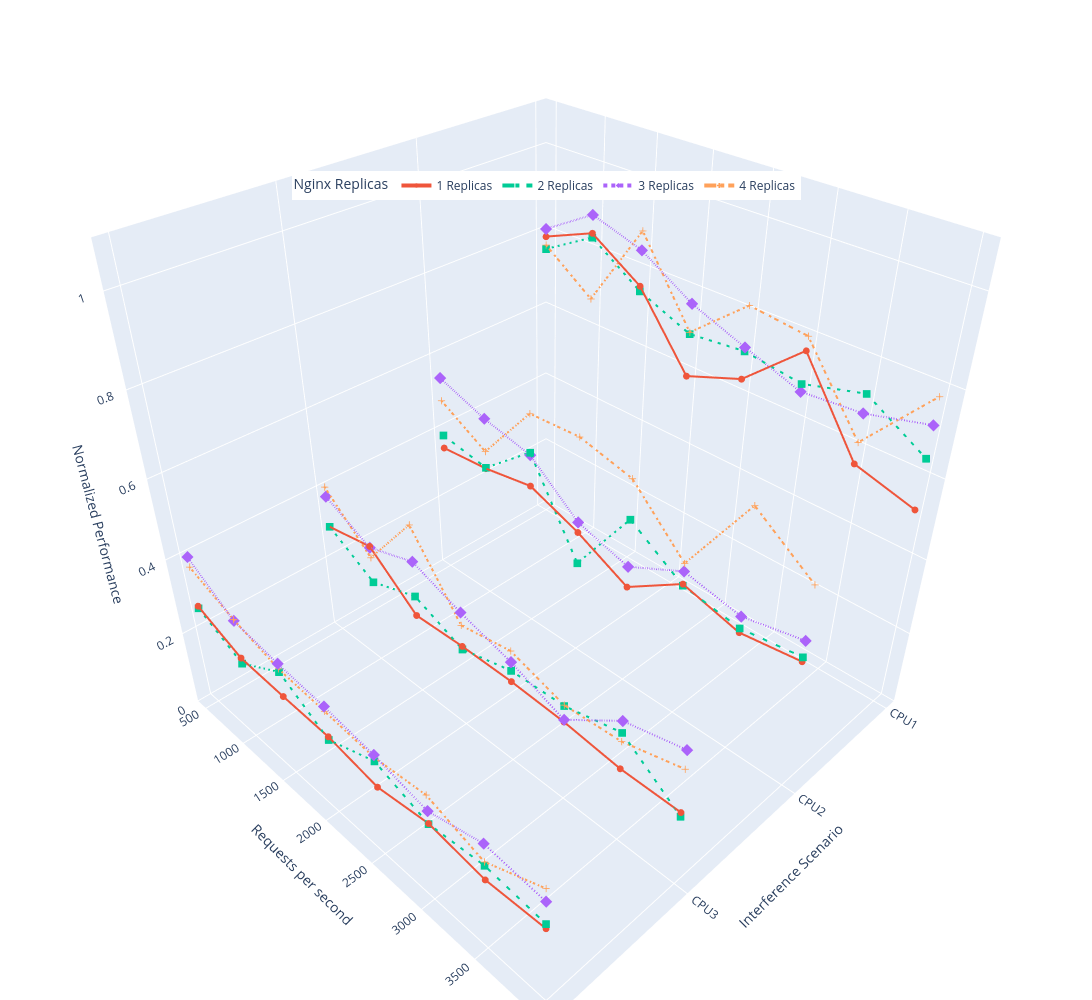

Notebook source saved alongside this figure:
### Code cell
import plotly.graph_objects as go
import pandas as pd
import numpy as np
import plotly.express as px

# 1. Prepare your data
# We'll use 'summary_df' from the previous step. 
# Make sure it only contains the CPU scenarios you want to compare.
plot_df = summary_df[summary_df['Scenario_Label'].str.contains('CPU')].copy()

# 2. Map categorical labels to numbers for the 3D engine
unique_labels = sorted(plot_df['Scenario_Label'].unique())
label_map = {label: i for i, label in enumerate(unique_labels)}
plot_df['Scenario_Idx'] = plot_df['Scenario_Label'].map(label_map)

line_styles = {1: 'solid', 2: 'dash', 3: 'dot', 4: 'dashdot'}
marker_symbols = {1: 'circle', 2: 'square', 3: 'diamond', 4: 'cross'}

# 3. Create the 3D Scatter Plot
# We use Scatter3d because it handles discrete 'Replica' groups well.
fig = go.Figure()

for replica in sorted(plot_df['Replicas'].unique()):
    rep_subset = plot_df[plot_df['Replicas'] == replica]
    
    # We iterate through scenarios so lines stay local to the label
    for label in unique_labels:
        scen_subset = rep_subset[rep_subset['Scenario_Label'] == label]
        
        # Only add a trace if there's data for this combo
        if not scen_subset.empty:

            text_labels = ["" for _ in range(len(scen_subset) - 1)]
            text_labels.append(f"{replica} Rep")

            fig.add_trace(go.Scatter3d(
                x=scen_subset['Scenario_Idx'],
                y=scen_subset['Given_RPS'],
                z=scen_subset['Avg_Norm_Perf'],
                mode='markers+lines',
                #text = text_labels,  # Add text labels for each point
                #textposition='top center',
                #legendgroup=f'rep_{replica}',
                showlegend=True if label == unique_labels[0] else False,
                name=f'{replica} Replicas',
                line=dict(
                    width=4, 
                    dash=line_styles.get(replica, 'solid'),
                    color=px.colors.qualitative.Plotly[replica % 10] # Consistent color
                ),
                marker=dict(
                    size=4, 
                    symbol=marker_symbols.get(replica, 'circle')
                )
            ))

# 4. Format the axes
fig.update_layout(
    #title=dict(text='CPU Performance Landscape', font=dict(size=30), x=0.5),
    width=1300,
    height=1000,
    scene=dict(
        xaxis=dict(
            title='Interference Scenario',
            tickvals=list(label_map.values()),
            ticktext=list(label_map.keys())
        ),
        yaxis=dict(title='Requests per second'),
        zaxis=dict(title='Normalized Performance', range=[0, 1.1]),
    ),
    margin=dict(l=0, r=0, b=0, t=0),
    legend=dict(
        orientation="h",      # Makes the legend horizontal as in image_396915.png
        yanchor="bottom",     # Anchors the legend at its bottom
        y=0.8,               # Places it just above the top of the graph (1.0 is the top edge)
        xanchor="center",     # Anchors the legend at its center
        x=0.5,                # Centers it horizontally
        title_text="Nginx Replicas"
    )
)

fig.show()

### Figure 1 — Plotly figure (JSON) as saved in the notebook; plotly's stock layout.template omitted (floating-point values rounded to 4 significant figures)
{"data": [{"line": {"color": "#EF553B", "dash": "solid", "width": 4}, "marker": {"size": 4, "symbol": "circle"}, "mode": "markers+lines", "name": "1 Replicas", "showlegend": true, "type": "scatter3d", "x": [0, 0, 0, 0, 0, 0, 0, 0], "y": [500, 1000, 1500, 2000, 2500, 3000, 3500, 4000], "z": [0.7914, 0.8437, 0.7629, 0.5935, 0.6451, 0.7694, 0.5662, 0.526]}, {"line": {"color": "#EF553B", "dash": "solid", "width": 4}, "marker": {"size": 4, "symbol": "circle"}, "mode": "markers+lines", "name": "1 Replicas", "showlegend": false, "type": "scatter3d", "x": [1, 1, 1, 1, 1, 1, 1, 1], "y": [500, 1000, 1500, 2000, 2500, 3000, 3500, 4000], "z": [0.3577, 0.3683, 0.3912, 0.3398, 0.2712, 0.3649, 0.3263, 0.3453]}, {"line": {"color": "#EF553B", "dash": "solid", "width": 4}, "marker": {"size": 4, "symbol": "circle"}, "mode": "markers+lines", "name": "1 Replicas", "showlegend": false, "type": "scatter3d", "x": [2, 2, 2, 2, 2, 2, 2, 2], "y": [500, 1000, 1500, 2000, 2500, 3000, 3500, 4000], "z": [0.3035, 0.3281, 0.2209, 0.2265, 0.2263, 0.2191, 0.2025, 0.2028]}, {"line": {"color": "#EF553B", "dash": "solid", "width": 4}, "marker": {"size": 4, "symbol": "circle"}, "mode": "markers+lines", "name": "1 Replicas", "showlegend": false, "type": "scatter3d", "x": [3, 3, 3, 3, 3, 3, 3, 3], "y": [500, 1000, 1500, 2000, 2500, 3000, 3500, 4000], "z": [0.2766, 0.2259, 0.2192, 0.215, 0.1912, 0.2148, 0.1942, 0.2054]}, {"line": {"color": "#00CC96", "dash": "dash", "width": 4}, "marker": {"size": 4, "symbol": "square"}, "mode": "markers+lines", "name": "2 Replicas", "showlegend": true, "type": "scatter3d", "x": [0, 0, 0, 0, 0, 0, 0, 0], "y": [500, 1000, 1500, 2000, 2500, 3000, 3500, 4000], "z": [0.7603, 0.8335, 0.7507, 0.6983, 0.7123, 0.6931, 0.7307, 0.6478]}, {"line": {"color": "#00CC96", "dash": "dash", "width": 4}, "marker": {"size": 4, "symbol": "square"}, "mode": "markers+lines", "name": "2 Replicas", "showlegend": false, "type": "scatter3d", "x": [1, 1, 1, 1, 1, 1, 1, 1], "y": [500, 1000, 1500, 2000, 2500, 3000, 3500, 4000], "z": [0.3932, 0.3707, 0.4803, 0.2541, 0.4512, 0.3611, 0.3375, 0.3567]}, {"line": {"color": "#00CC96", "dash": "dash", "width": 4}, "marker": {"size": 4, "symbol": "square"}, "mode": "markers+lines", "name": "2 Replicas", "showlegend": false, "type": "scatter3d", "x": [2, 2, 2, 2, 2, 2, 2, 2], "y": [500, 1000, 1500, 2000, 2500, 3000, 3500, 4000], "z": [0.3038, 0.2279, 0.2743, 0.2182, 0.256, 0.2627, 0.2983, 0.1917]}, {"line": {"color": "#00CC96", "dash": "dash", "width": 4}, "marker": {"size": 4, "symbol": "square"}, "mode": "markers+lines", "name": "2 Replicas", "showlegend": false, "type": "scatter3d", "x": [3, 3, 3, 3, 3, 3, 3, 3], "y": [500, 1000, 1500, 2000, 2500, 3000, 3500, 4000], "z": [0.2711, 0.2107, 0.2855, 0.2064, 0.2608, 0.2135, 0.2322, 0.2179]}, {"line": {"color": "#AB63FA", "dash": "dot", "width": 4}, "marker": {"size": 4, "symbol": "diamond"}, "mode": "markers+lines", "name": "3 Replicas", "showlegend": true, "type": "scatter3d", "x": [0, 0, 0, 0, 0, 0, 0, 0], "y": [500, 1000, 1500, 2000, 2500, 3000, 3500, 4000], "z": [0.8105, 0.8874, 0.8483, 0.7712, 0.7214, 0.6747, 0.686, 0.7231]}, {"line": {"color": "#AB63FA", "dash": "dot", "width": 4}, "marker": {"size": 4, "symbol": "diamond"}, "mode": "markers+lines", "name": "3 Replicas", "showlegend": false, "type": "scatter3d", "x": [1, 1, 1, 1, 1, 1, 1, 1], "y": [500, 1000, 1500, 2000, 2500, 3000, 3500, 4000], "z": [0.5493, 0.5035, 0.4737, 0.3671, 0.327, 0.3978, 0.3683, 0.3983]}, {"line": {"color": "#AB63FA", "dash": "dot", "width": 4}, "marker": {"size": 4, "symbol": "diamond"}, "mode": "markers+lines", "name": "3 Replicas", "showlegend": false, "type": "scatter3d", "x": [2, 2, 2, 2, 2, 2, 2, 2], "y": [500, 1000, 1500, 2000, 2500, 3000, 3500, 4000], "z": [0.3868, 0.3245, 0.3681, 0.3188, 0.2793, 0.2251, 0.3289, 0.365]}, {"line": {"color": "#AB63FA", "dash": "dot", "width": 4}, "marker": {"size": 4, "symbol": "diamond"}, "mode": "markers+lines", "name": "3 Replicas", "showlegend": false, "type": "scatter3d", "x": [3, 3, 3, 3, 3, 3, 3, 3], "y": [500, 1000, 1500, 2000, 2500, 3000, 3500, 4000], "z": [0.4077, 0.3269, 0.3077, 0.296, 0.2776, 0.2479, 0.2898, 0.2765]}, {"line": {"color": "#FFA15A", "dash": "dashdot", "width": 4}, "marker": {"size": 4, "symbol": "cross"}, "mode": "markers+lines", "name": "4 Replicas", "showlegend": true, "type": "scatter3d", "x": [0, 0, 0, 0, 0, 0, 0, 0], "y": [500, 1000, 1500, 2000, 2500, 3000, 3500, 4000], "z": [0.7704, 0.6814, 0.8931, 0.7027, 0.8182, 0.8023, 0.6178, 0.7855]}, {"line": {"color": "#FFA15A", "dash": "dashdot", "width": 4}, "marker": {"size": 4, "symbol": "cross"}, "mode": "markers+lines", "name": "4 Replicas", "showlegend": false, "type": "scatter3d", "x": [1, 1, 1, 1, 1, 1, 1, 1], "y": [500, 1000, 1500, 2000, 2500, 3000, 3500, 4000], "z": [0.4886, 0.4152, 0.5799, 0.5869, 0.5536, 0.4184, 0.636, 0.5341]}, {"line": {"color": "#FFA15A", "dash": "dashdot", "width": 4}, "marker": {"size": 4, "symbol": "cross"}, "mode": "markers+lines", "name": "4 Replicas", "showlegend": false, "type": "scatter3d", "x": [2, 2, 2, 2, 2, 2, 2, 2], "y": [500, 1000, 1500, 2000, 2500, 3000, 3500, 4000], "z": [0.4126, 0.2968, 0.4633, 0.2842, 0.309, 0.2648, 0.2754, 0.3168]}, {"line": {"color": "#FFA15A", "dash": "dashdot", "width": 4}, "marker": {"size": 4, "symbol": "cross"}, "mode": "markers+lines", "name": "4 Replicas", "showlegend": false, "type": "scatter3d", "x": [3, 3, 3, 3, 3, 3, 3, 3], "y": [500, 1000, 1500, 2000, 2500, 3000, 3500, 4000], "z": [0.3814, 0.3303, 0.294, 0.2831, 0.2712, 0.2898, 0.2421, 0.3099]}], "layout": {"height": 1000, "legend": {"orientation": "h", "title": {"text": "Nginx Replicas"}, "x": 0.5, "xanchor": "center", "y": 0.8, "yanchor": "bottom"}, "margin": {"b": 0, "l": 0, "r": 0, "t": 0}, "scene": {"xaxis": {"ticktext": ["CPU1", "CPU2", "CPU3", "CPU4"], "tickvals": [0, 1, 2, 3], "title": {"text": "Interference Scenario"}}, "yaxis": {"title": {"text": "Requests per second"}}, "zaxis": {"range": [0, 1.1], "title": {"text": "Normalized Performance"}}}, "width": 1300}}
